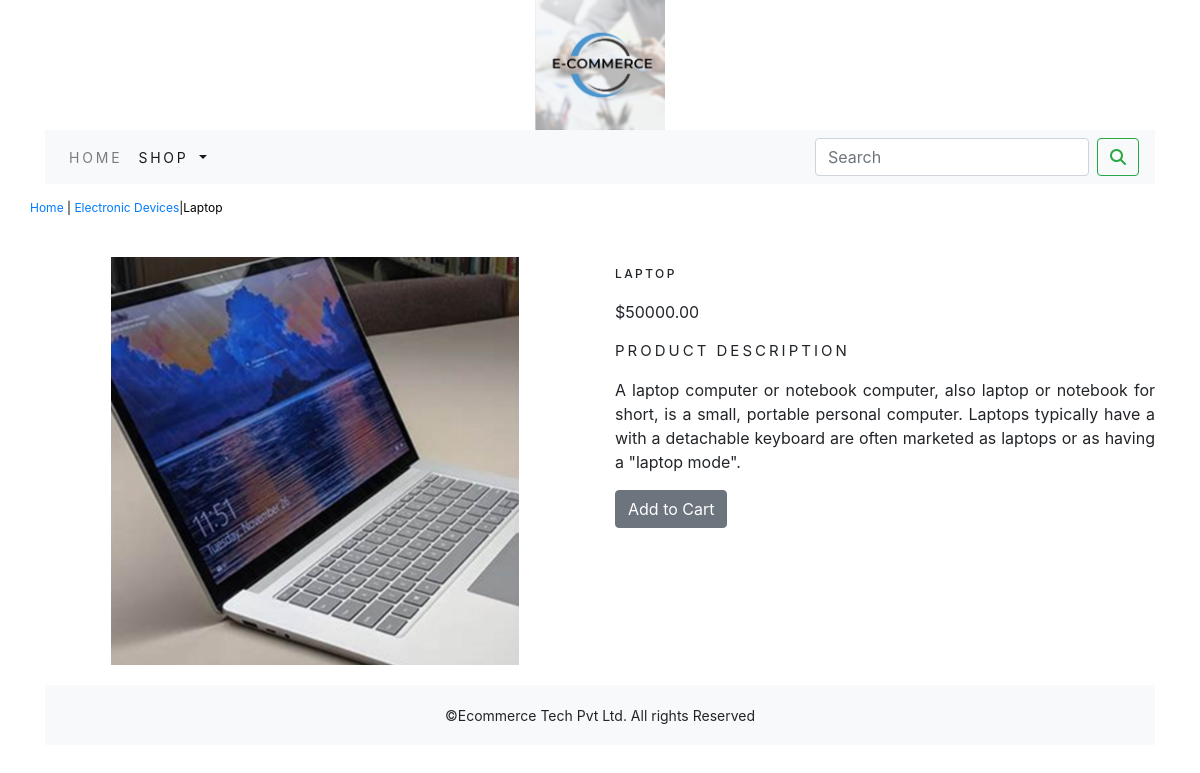
Screenshot of /shoppingapp/electronic-devices/laptop/ with the database file from the repository.
### shoppingapp/models.py (models this page shows, shortened)
class Product(models.Model):
    name=models.CharField(max_length=250,unique=True)
    slug=models.SlugField(max_length=250,unique=True)
    description = models.TextField(blank=True)
    price=models.DecimalField(max_digits=10,decimal_places=2)
    category= models.ForeignKey(Category,on_delete=models.CASCADE)
    image=models.ImageField(upload_to='product',blank=True)
    stock=models.IntegerField()
    available=models.BooleanField(default=True)
    created=models.DateTimeField(auto_now_add=True)
    updated=models.DateTimeField(auto_now=True)
    class Meta:
        ordering=('name',)
        verbose_name='product'
        verbose_name_plural='products'

class Category(models.Model):
    name=models.CharField(max_length=250,unique=True)
    slug=models.SlugField(max_length=250,unique=True)
    description=models.TextField(blank=True)
    image=models.ImageField(upload_to='category',blank=True)
    class Meta:
        ordering=('name',)
        verbose_name='category'
        verbose_name_plural='categories'
    def get_url(self):
        return  reverse('shoppingapp:products_by_category',args=[self.slug])
    def __str__(self):
        return '{}'.format(self.name)

### shoppingapp/views.py (the view)
# urls.py: path('<slug:c_slug>/<slug:product_slug>/', views.proDetail, name='prodCatdetail')
def proDetail(request,c_slug,product_slug):
    try:
        product=Product.objects.get(category__slug=c_slug,slug=product_slug)
    except Exception as e:
        raise e
    return render(request,'product.html',{'product':product})

### cart/context_processors.py (called while the page is built)
def counter(request):
    item_count=0
    if 'admin' in request.path:
        return {}
    else:
        try:
            cart=Cart.objects.filter(cart_id=_cart_id(request))
            car_items=CartItem.objects.all().filter(cart=cart[:1])
            for cart_item in car_items:
                item_count += cart_item.quantity
        except Cart.DoesNotExist:
            item_count =0
    return  dict(item_count=item_count)

### cart/views.py (called while the page is built)
def _cart_id(request):
    cart=request.session.session_key
    if not cart:
        cart=request.session.create()
    return cart

### shoppingapp/context_processors.py (called while the page is built)
def menu_links(request):
    links=Category.objects.all()
    return dict(links=links)

### templates/product.html (shortened to what this page needs)
{% extends 'base.html' %}
{% load static %}
{% block content %}
<div class="row my_prod_row_class">
    <div class="mx_auto">
        <p> <a href="{% url 'shoppingapp:allProdCat' %}">Home</a> | <a href="{{product.category.get_url}}">{{product.category}}</a>|{{product.name}}</p>
    </div>
<div class="container">
<br>
<div class="row">
    <div class="col-12  col-sm-12 col-md-12 col-lg-6 text-center">
        <div style="min-width:18rem;">
            <img src="{{product.image.url}}" alt="{{product.name}}">
        </div>
    </div>
        <div class="col-12  col-sm-12 col-md-12 col-lg-6">
            <div>
            <h1 class="my_prod_title">{{product.name}}</h1>
            <p>${{product.price}}</p>
            <p class="my_title"> Product Description </p>
            <p class="text-justify my_prod_text">{{product.description}}</p>
            {% if product.stock <= 0 %}
            <p class="text-justify my_prod_text"><b>Out of stock</b></p>
            {% else %}
            <a class="btn btn-secondary"   href="{% url 'cart:add_cart' product.id %}">Add to Cart</a>
            {% endif %}
</div>
            </div>
</div>
</div>
{% endblock %}

### static/css/custom.css (style rules this page uses)
body { font-family: 'Roboto', sans-serif; }
.my_title { font-size:15px; text-transform:uppercase; letter-spacing:.2em; }
.my_prod_row_class { padding-top:15px; padding-bottom:20px; }
.my_prod_row_class .mx_auto { color:#000; font-size:12px; text-decoration:none; }
.my_prod_title { font-size:12px; text-transform:uppercase; letter-spacing:.2em; padding-top:10px; padding-bottom:10px; }

### rows the page displays
Product: category "Electronic Devices", name "Laptop", image (picture), name "LAPTOP", price "50000.00", description "A laptop computer or notebook computer, also laptop or notebook for short, is a small, portable personal computer. Laptops typically have a with a detachable keyboard are often marketed as laptops or as having a \"laptop mode\"."
